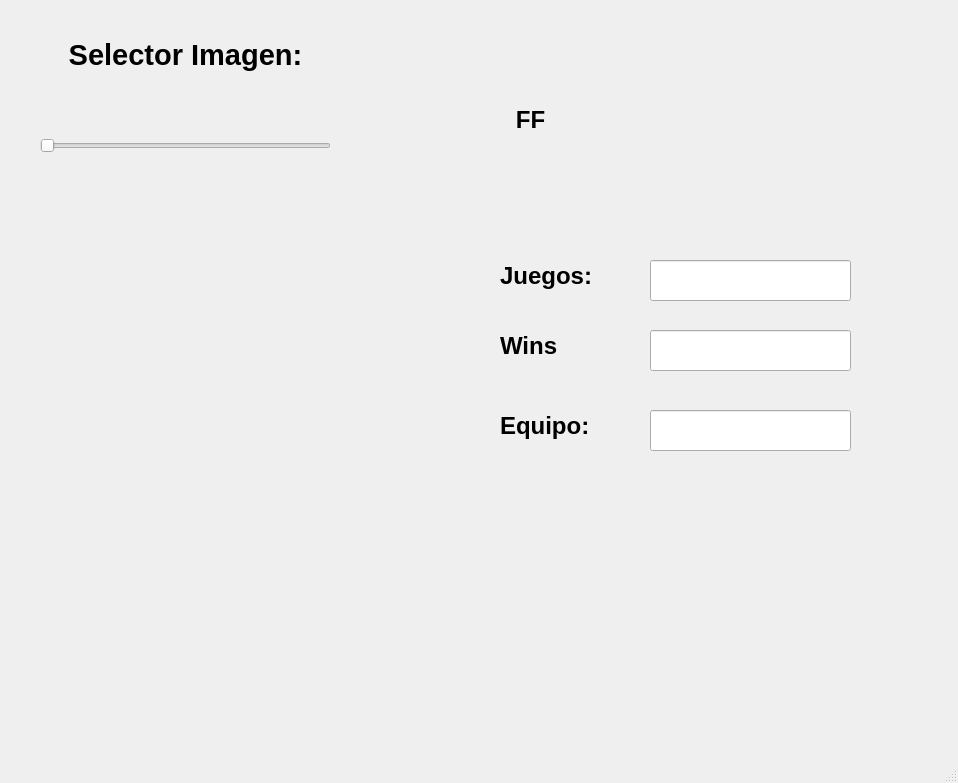
<?xml version="1.0" encoding="UTF-8"?>
<ui version="4.0">
 <class>MainWindow</class>
 <widget class="QMainWindow" name="MainWindow">
  <property name="geometry">
   <rect>
    <x>0</x>
    <y>0</y>
    <width>958</width>
    <height>783</height>
   </rect>
  </property>
  <property name="windowTitle">
   <string>MainWindow</string>
  </property>
  <widget class="QWidget" name="centralwidget">
   <widget class="QLabel" name="label">
    <property name="geometry">
     <rect>
      <x>30</x>
      <y>20</y>
      <width>111</width>
      <height>16</height>
     </rect>
    </property>
    <property name="text">
     <string/>
    </property>
   </widget>
   <widget class="QLabel" name="label_2">
    <property name="geometry">
     <rect>
      <x>570</x>
      <y>490</y>
      <width>381</width>
      <height>251</height>
     </rect>
    </property>
    <property name="text">
     <string/>
    </property>
    <property name="pixmap">
     <pixmap resource="recursos.qrc">:/prefijoNuevo/Capturadepantalla2023-01-06.png</pixmap>
    </property>
    <property name="scaledContents">
     <bool>true</bool>
    </property>
   </widget>
   <widget class="QSlider" name="slider_img">
    <property name="geometry">
     <rect>
      <x>40</x>
      <y>120</y>
      <width>291</width>
      <height>51</height>
     </rect>
    </property>
    <property name="orientation">
     <enum>Qt::Horizontal</enum>
    </property>
   </widget>
   <widget class="QLabel" name="txt_valorA">
    <property name="geometry">
     <rect>
      <x>380</x>
      <y>70</y>
      <width>301</width>
      <height>101</height>
     </rect>
    </property>
    <property name="font">
     <font>
      <pointsize>36</pointsize>
      <weight>75</weight>
      <bold>true</bold>
     </font>
    </property>
    <property name="text">
     <string>&lt;html&gt;&lt;head/&gt;&lt;body&gt;&lt;p align=&quot;center&quot;&gt;&lt;span style=&quot; font-size:18pt;&quot;&gt;FF&lt;/span&gt;&lt;/p&gt;&lt;/body&gt;&lt;/html&gt;</string>
    </property>
   </widget>
   <widget class="QLabel" name="txt_resultado_3">
    <property name="geometry">
     <rect>
      <x>40</x>
      <y>10</y>
      <width>291</width>
      <height>91</height>
     </rect>
    </property>
    <property name="font">
     <font>
      <pointsize>36</pointsize>
      <weight>75</weight>
      <bold>true</bold>
     </font>
    </property>
    <property name="text">
     <string>&lt;html&gt;&lt;head/&gt;&lt;body&gt;&lt;p align=&quot;center&quot;&gt;&lt;span style=&quot; font-size:22pt;&quot;&gt;Selector Imagen:&lt;/span&gt;&lt;/p&gt;&lt;/body&gt;&lt;/html&gt;</string>
    </property>
   </widget>
   <widget class="QLabel" name="img">
    <property name="geometry">
     <rect>
      <x>10</x>
      <y>230</y>
      <width>471</width>
      <height>281</height>
     </rect>
    </property>
    <property name="text">
     <string/>
    </property>
    <property name="pixmap">
     <pixmap resource="recursos.qrc">:/prefijoNuevo/Capturadepantalla(13).png</pixmap>
    </property>
    <property name="scaledContents">
     <bool>true</bool>
    </property>
   </widget>
   <widget class="QLabel" name="label_3">
    <property name="geometry">
     <rect>
      <x>500</x>
      <y>250</y>
      <width>101</width>
      <height>51</height>
     </rect>
    </property>
    <property name="font">
     <font>
      <pointsize>18</pointsize>
      <weight>75</weight>
      <bold>true</bold>
     </font>
    </property>
    <property name="text">
     <string>Juegos:</string>
    </property>
   </widget>
   <widget class="QLabel" name="label_4">
    <property name="geometry">
     <rect>
      <x>500</x>
      <y>320</y>
      <width>101</width>
      <height>51</height>
     </rect>
    </property>
    <property name="font">
     <font>
      <pointsize>18</pointsize>
      <weight>75</weight>
      <bold>true</bold>
     </font>
    </property>
    <property name="text">
     <string>Wins</string>
    </property>
   </widget>
   <widget class="QLabel" name="label_5">
    <property name="geometry">
     <rect>
      <x>500</x>
      <y>400</y>
      <width>101</width>
      <height>51</height>
     </rect>
    </property>
    <property name="font">
     <font>
      <pointsize>18</pointsize>
      <weight>75</weight>
      <bold>true</bold>
     </font>
    </property>
    <property name="text">
     <string>Equipo:</string>
    </property>
   </widget>
   <widget class="QLineEdit" name="txt_nombre">
    <property name="geometry">
     <rect>
      <x>650</x>
      <y>260</y>
      <width>201</width>
      <height>41</height>
     </rect>
    </property>
    <property name="font">
     <font>
      <pointsize>18</pointsize>
      <weight>75</weight>
      <bold>true</bold>
     </font>
    </property>
   </widget>
   <widget class="QLineEdit" name="txt_carrera">
    <property name="geometry">
     <rect>
      <x>650</x>
      <y>330</y>
      <width>201</width>
      <height>41</height>
     </rect>
    </property>
    <property name="font">
     <font>
      <pointsize>18</pointsize>
      <weight>75</weight>
      <bold>true</bold>
     </font>
    </property>
   </widget>
   <widget class="QLineEdit" name="txt_edad">
    <property name="geometry">
     <rect>
      <x>650</x>
      <y>410</y>
      <width>201</width>
      <height>41</height>
     </rect>
    </property>
    <property name="font">
     <font>
      <pointsize>18</pointsize>
      <weight>75</weight>
      <bold>true</bold>
     </font>
    </property>
   </widget>
  </widget>
  <widget class="QMenuBar" name="menubar">
   <property name="geometry">
    <rect>
     <x>0</x>
     <y>0</y>
     <width>958</width>
     <height>21</height>
    </rect>
   </property>
  </widget>
  <widget class="QStatusBar" name="statusbar"/>
 </widget>
 <resources>
  <include location="recursos.qrc"/>
 </resources>
 <connections/>
</ui>
